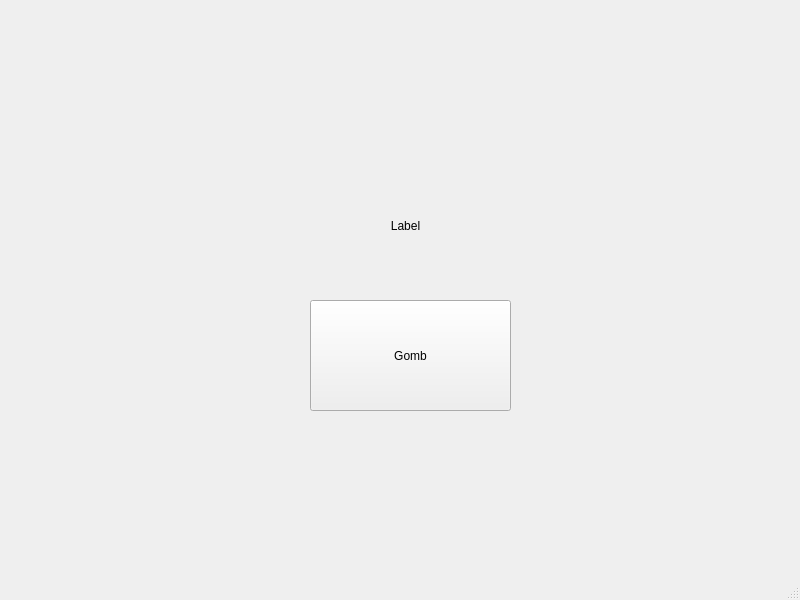
<?xml version="1.0" encoding="UTF-8"?>
<ui version="4.0">
 <class>MainWindow</class>
 <widget class="QMainWindow" name="MainWindow">
  <property name="geometry">
   <rect>
    <x>0</x>
    <y>0</y>
    <width>800</width>
    <height>600</height>
   </rect>
  </property>
  <property name="windowTitle">
   <string>MainWindow</string>
  </property>
  <widget class="QWidget" name="centralwidget">
   <widget class="QPushButton" name="pushButton">
    <property name="geometry">
     <rect>
      <x>310</x>
      <y>300</y>
      <width>201</width>
      <height>111</height>
     </rect>
    </property>
    <property name="text">
     <string>Gomb</string>
    </property>
   </widget>
   <widget class="QLabel" name="labelhaha">
    <property name="geometry">
     <rect>
      <x>290</x>
      <y>200</y>
      <width>231</width>
      <height>51</height>
     </rect>
    </property>
    <property name="text">
     <string>Label</string>
    </property>
    <property name="alignment">
     <set>Qt::AlignCenter</set>
    </property>
   </widget>
  </widget>
  <widget class="QMenuBar" name="menubar">
   <property name="geometry">
    <rect>
     <x>0</x>
     <y>0</y>
     <width>800</width>
     <height>21</height>
    </rect>
   </property>
  </widget>
  <widget class="QStatusBar" name="statusbar"/>
 </widget>
 <resources/>
 <connections/>
</ui>
